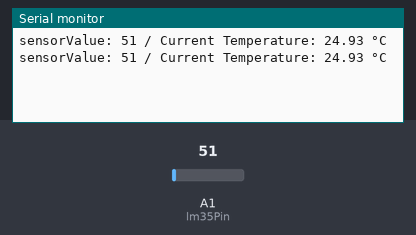
A sketch run on a simulated Arduino Uno, built with avr-gcc and run on an emulated ATmega328P. Shown: the last lines printed to the serial monitor. Inputs (shaded band) come from the test bench; at power-on: A1 (lm35Pin) = 51.

Above: at 1.8 s.
1.9 s: A1 (lm35Pin) set to 61
At 2.4 s:
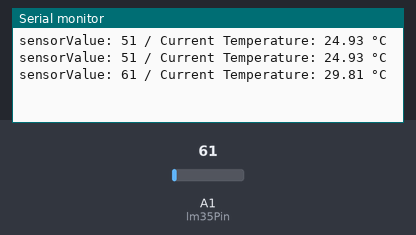
3.4 s: A1 (lm35Pin) set to 71
At 4.8 s:
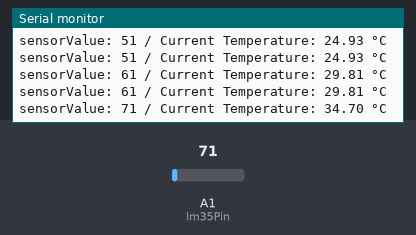
Timing chart, 0 to 6.4 s (numbered marks = the images above; inputs shaded):
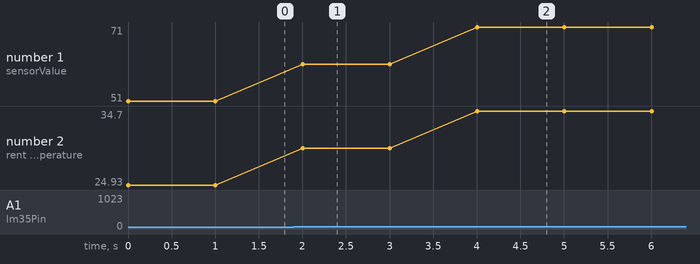

Measured:
- after the input at 1.9 s, the serial monitor: prints a new line after 0.10 s (image 1)
- after the input at 3.4 s, the serial monitor: prints a new line after 0.60 s (image 2)
- plotted number 1: 51 → 61 after the input at 1.9 s, 61 → 71 after the input at 3.4 s
- plotted number 2: 24.93 → 29.81 after the input at 1.9 s, 29.81 → 34.7 after the input at 3.4 s

The sketch:

lm35.ino
```cpp
const int lm35Pin = A1; // LM35 OUT 핀이 연결된 아날로그 핀

void setup() {
  Serial.begin(9600); // 시리얼 통신 속도 설정
}

void loop() {
  int sensorValue = analogRead(lm35Pin); // 아날로그 값 읽기 (0 ~ 1023)

  // 아두이노 기본 5V 기준 전압을 실제 전압(mV)으로 변환
  float voltage = (sensorValue / 1023.0) * 5000.0;

  // 10mV 당 1°C이므로, 전압(mV)을 10으로 나누어 섭씨 온도 계산
  float temperature = voltage / 10.0;

  // 시리얼 모니터에 출력
  Serial.print("sensorValue: ");
  Serial.print(sensorValue);
  Serial.print(" / ");

  Serial.print("Current Temperature: ");
  Serial.print(temperature);
  Serial.println(" °C");

  delay(1000); // 1초마다 측정
}
```
